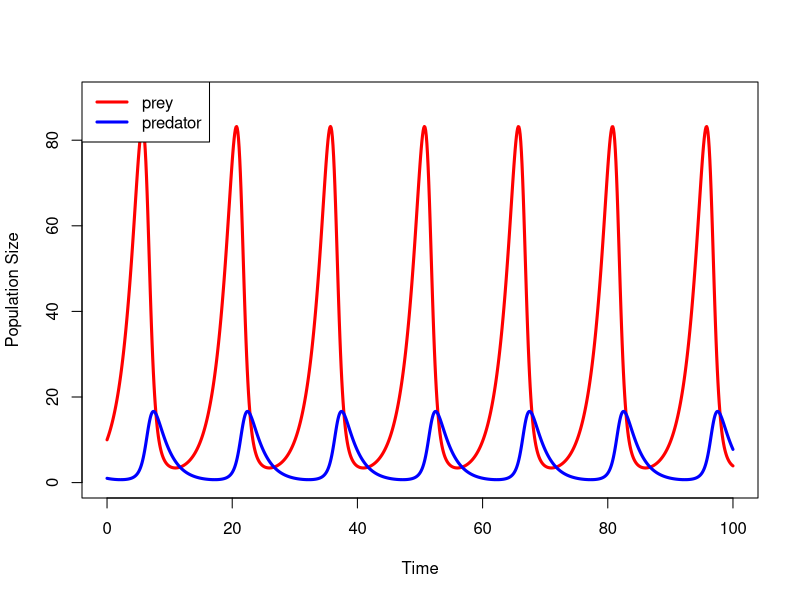
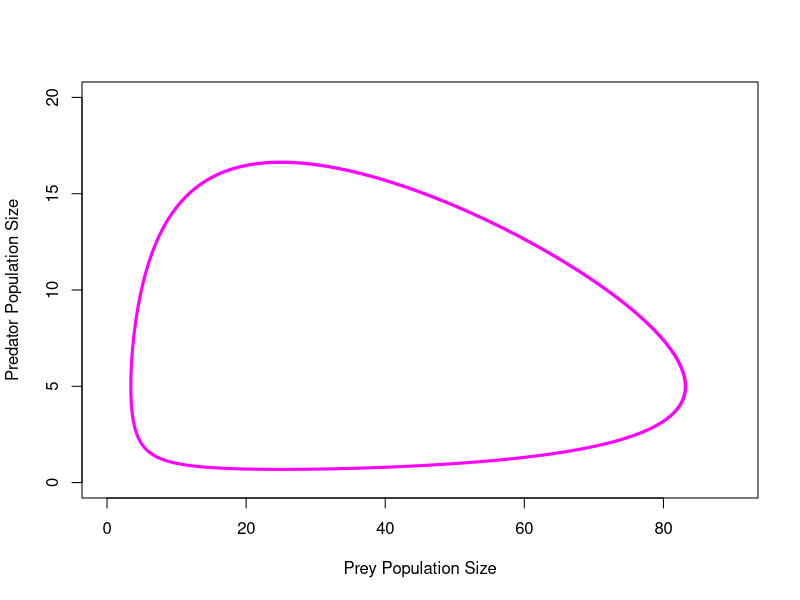
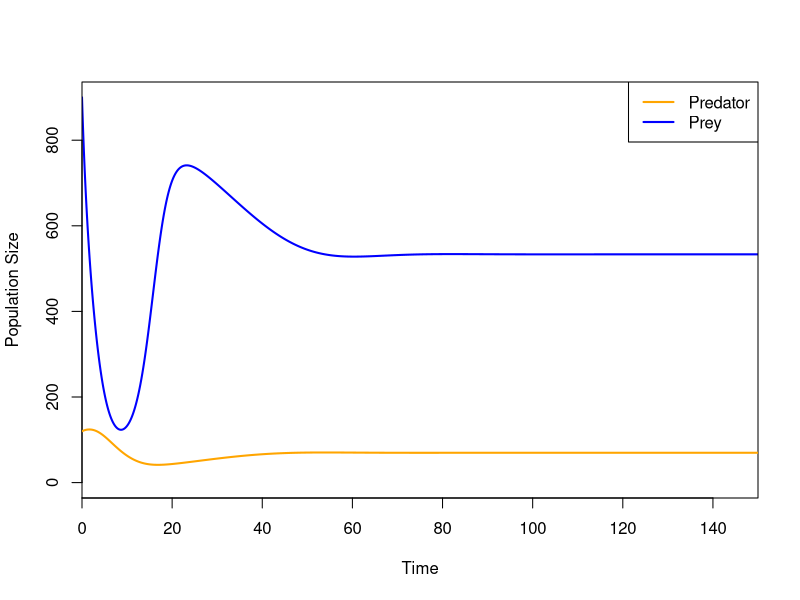
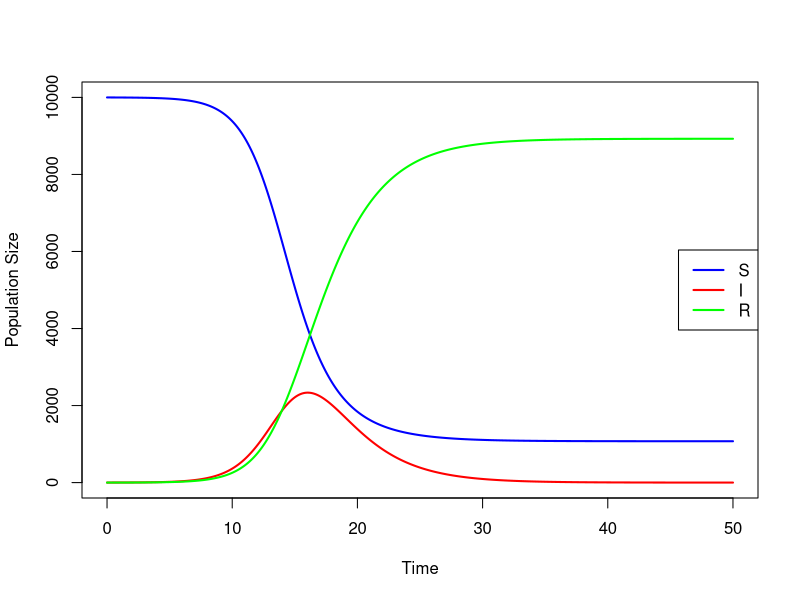
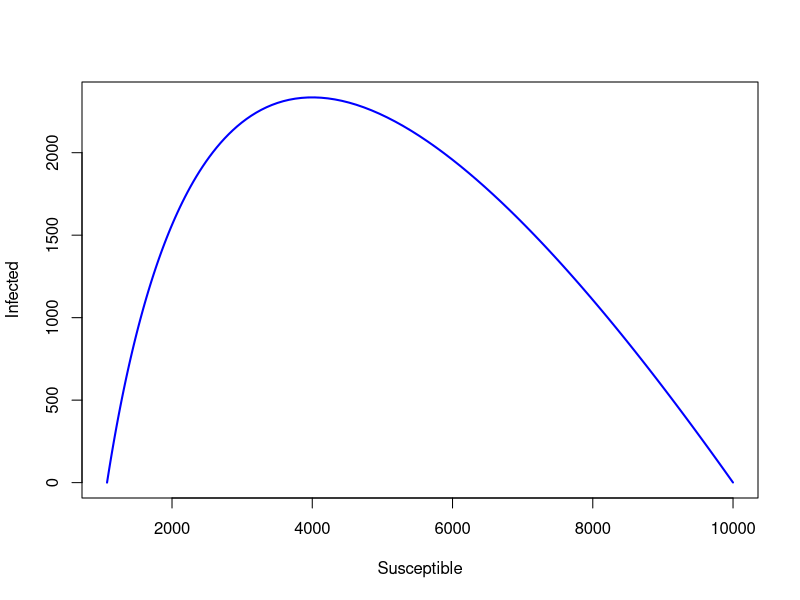
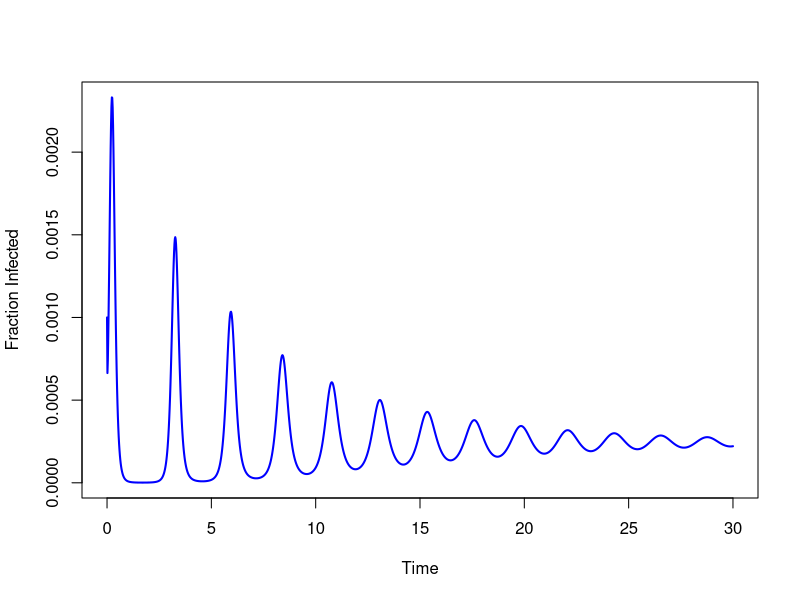
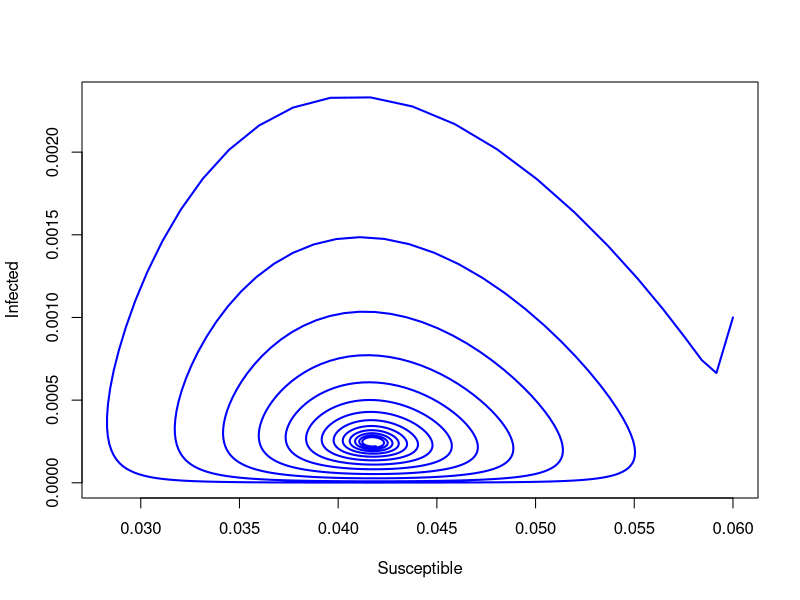
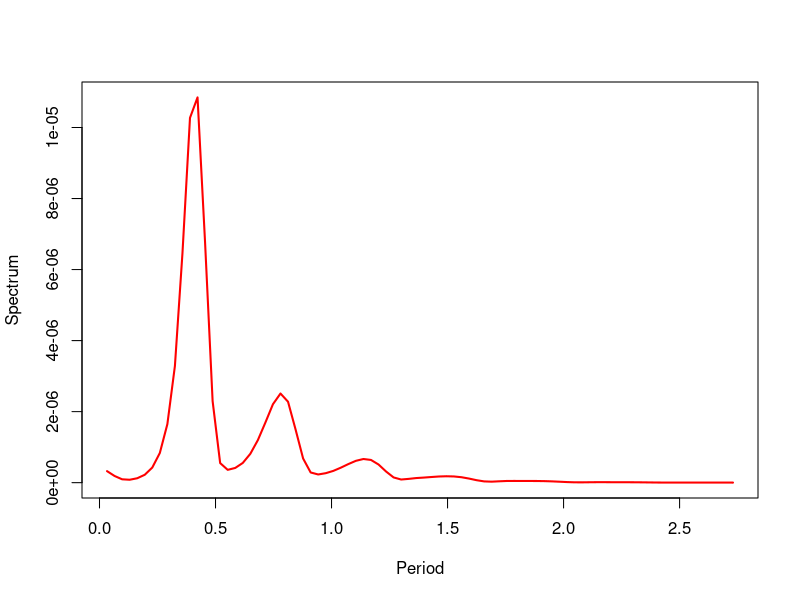

Reproduce these figures in R, in order.
## ---- chunk 1
#| fig-asp: 1
#| warning: false
#| message: false
require(deSolve)
lv <- function(t, x, parms) {
  with(as.list(parms), {
    dx1 <- r1*x[1] - c1*x[1]*x[2]
    dx2 <- -r2*x[2] + c2*x[1]*x[2]
    results <- c(dx1,dx2)
    list(results)
  })
}

xstart <- c(x1=10,x2=1)
times <- seq(0,100,length=1001)
parms <- c(r1=0.5,r2=0.5, c1=0.1,c2=0.02)
out1 <- as.data.frame(ode(xstart,times,lv,parms))

with(out1, plot(time, x1, type="l", lwd=3, col="red", 
                xlab="Time", ylab="Population Size", xlim=c(0,100), ylim=c(0,90)))
with(out1, lines(time, x2, ,lwd=3, col="blue"))
legend("topleft",c("prey","predator"), lwd=3, col=c("red","blue"))

with(out1, plot(x1, x2, type="l", col="magenta", lwd=3, xlab="Prey Population Size", ylab="Predator Population Size",
                xlim=c(0,90), ylim=c(0,20)))
## ---- chunk 2
#| fig-asp: 1
#| warning: false
#| message: false
require(deSolve)
### Lotka-Volterra with Type II Functional Response
# Rosenzweig & MacArthur (1963) model
predpreyRM <- function(t, y, p) {
  H <- y[1]
  P <- y[2]
  with(as.list(p), {
    dH <- b*H * (1 - alpha*H) - w*P*H/(D+H)
    dP <- e*w*P*H/(D+H) - s*P
    return(list(c(dH, dP)))
  }) 
}
b <- 0.8
e <- 0.07
s <- 0.2
w <- 5
D <- 400
alpha <- 0.001
H <- 0:(1/alpha)


Hiso <- expression(b/w * (D + (1 - alpha * D) * H - alpha * H^2))
HisoStable <- eval(Hiso)

p.RM <- c(b = b, alpha = alpha, e = e, s = s, w = w, D = D)
tmax <- 150
times <- seq(0,tmax,by=0.1)
RM1 <- as.data.frame(ode(c(900, 120), times, predpreyRM, p.RM))
colnames(RM1) <- c("time","prey","predator")

plot(RM1[,"time"], RM1[,"prey"], type="l", lwd=2, col="blue", xaxs="i",
     xlab="Time", ylab="Population Size",
     ylim=c(0,900))
lines(RM1[,"time"], RM1[,"predator"], col="orange", lwd=2)
legend("topright",c("Predator","Prey"), col=c("orange","blue"),lwd=2)
## ---- chunk 3
#| warning: false
#| message: false
require(deSolve)
sir <- function(t,x,parms){
    S <- x[1]
    I <- x[2]
    R <- x[3]
  with(as.list(parms),
{
    dS <- -beta*S*I
    dI <- beta*S*I - nu*I
    dR <- nu*I
    res <- c(dS,dI,dR)
  list(res)
})
}
## ---- chunk 4
#| fig-asp: 1
N <- 1e4
parms <- c(N=N,beta=0.0001, nu = 1/2.5)
times <- seq(0,50,0.1)
x0 <- c(N-1,1,0)
stateMatrix <- as.data.frame(lsoda(x0,times,sir,parms))

colnames(stateMatrix) <- c("time","S","I","R")
plot(stateMatrix[,"time"], stateMatrix[,"S"], type="l", lwd=2, col="blue",
     ylim=c(0,1e4),
     xlab="Time", ylab="Population Size")
lines(stateMatrix[,"time"], stateMatrix[,"I"], col="red", lwd=2)
lines(stateMatrix[,"time"], stateMatrix[,"R"], col="green", lwd=2)
legend("right", c("S","I","R"), col=c("blue","red","green"), lwd=2)
## ---- chunk 5
#| fig-asp: 1
plot(stateMatrix[,"S"], stateMatrix[,"I"], type="l", lwd=2, col="blue",
     xlab="Susceptible", ylab="Infected")
## ---- chunk 6
#| fig-asp: 1
seir <- function(t,x,parms){
    S <- x[1]
    E <- x[2]
    I <- x[3]
    R <- x[4]
  with(as.list(parms),{
    dS <- mu*(N*(1-p)-S) - beta*S*I/N
    dE <- beta*S*I/N - (mu + sigma)*E
    dI <- sigma*E-(mu+gamma)*I
    dR <- gamma*I-mu*R+ mu*N*p
    res <- c(dS,dE,dI,dR)
    list(res)
  })
}

times <-  seq(0, 30, by = 1/52)
parms <-  c(mu = 1/75, N = 1, p = 0, beta = 1250, sigma = 365/7, gamma = 365/7)
xstart = c(S = 0.06, E = 0, I = 0.001, R = 0)
stateMatrix <-  as.data.frame(lsoda(xstart, times, seir, parms))
##
colnames(stateMatrix) <- c("time","S","E", "I","R")
plot(stateMatrix[,"time"], stateMatrix[,"I"], type="l", lwd=2, col="blue",
     xlab="Time", ylab="Fraction Infected")
## ---- chunk 7
#| fig-asp: 1
plot(stateMatrix[,"S"], stateMatrix[,"I"], type="l", lwd=2, col="blue",
     xlab="Susceptible", ylab="Infected")
## ---- chunk 8
#| fig-asp: 1
spec <- spectrum(stateMatrix$I, log="no", spans=c(2,2), plot=FALSE)
delta <- 1/52
plot(spec$freq[1:84]/delta, 2*spec$spec[1:84], type="l", lwd=2, col="red", xlab="Period", ylab="Spectrum")
fmax <- which(spec$spec==max(spec$spec))
1/spec$freq[fmax]
## ---- chunk 9
#| fig-asp: 1
lorenz <- function(t, state, p) {
    with(as.list(c(state, parms)), {

        dx <- sigma*(y - x)
        dy <- x*(rho - z) - y
        dz <- x*y - beta*z

        list(c(dx, dy, dz))
    })
}

parms <- c(sigma=10, beta=8/3, rho=28)
y0 <- c(x = 1, y = 1, z = 1)
y0p <- y0 + c(1e-6, 0, 0)
times <- seq(0, 100, 0.01)

out <- ode(y = y0, times = times, func = lorenz, parms = parms)
out2 <- ode(y = y0p, times = times, func = lorenz, parms = parms)

plot(out[,"x"], out[,"y"], type="l", lwd=0.25, main = "Lorenz butterfly", xlab = "x", ylab = "y")
plot(out[,"x"], out[,"z"], type="l", lwd=0.25, main = "Lorenz butterfly", xlab = "x", ylab = "z")
plot(out[,"y"], out[,"z"], type="l", lwd=0.25, main = "Lorenz butterfly", xlab = "y", ylab = "z")
